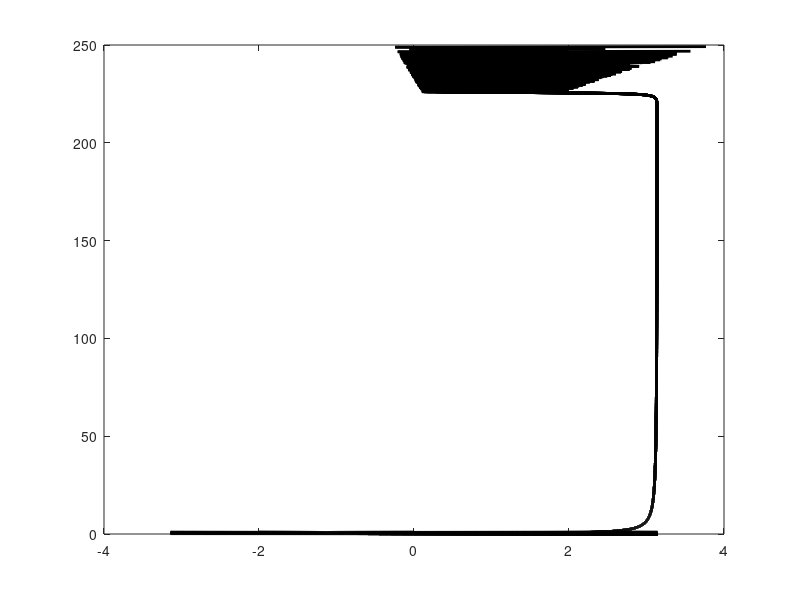

The MATLAB source for this figure: (Note: this script raises an error after producing the figure.)
% The trajectories plotted here, and the locations of the arrows, were 
% put in with a lot of trial and error to make the figure look nice.
% Don't try to detect a system, there was none. 


tau_m=1; I=0.3; tau_I=9;


subplot(111);

M=6;
for ijk=1:M, 
    k=1;
    clear theta;
    clear g_syn;
    theta(1)=-pi;
    g_syn(1)=ijk/M;
    dt=0.01;
    dt05=dt/2;

    while theta(k)>=-pi&theta(k)<=pi,
        theta_inc=-cos(theta(k))/tau_m+(2*I-g_syn(k))*(1+cos(theta(k))) ...
            -g_syn(k)*sin(theta(k));
        g_syn_inc=-g_syn(k)/tau_I;
        theta_tmp=theta(k)+dt05*theta_inc;
        g_syn_tmp=g_syn(k)+dt05*g_syn_inc;
        theta_inc=-cos(theta_tmp)/tau_m+(2*I-g_syn_tmp)*(1+cos(theta_tmp)) ...
            -g_syn_tmp*sin(theta_tmp);
        g_syn_inc=-g_syn_tmp/tau_I;
        theta(k+1)=theta(k)+dt*theta_inc;
        g_syn(k+1)=g_syn(k)+dt*g_syn_inc;
        k=k+1;
    end;

    N=k;

    plot(theta(1:N),g_syn(1:N),'-k','Linewidth',2);
    hold on;
end;

M=6;
for ijk=1:M,
    k=1;
    clear theta;
    clear g_syn;
    theta(1)=pi;
    g_syn(1)=ijk/M;
    dt=0.01;
    dt05=dt/2;

    while theta(k)>=-pi&theta(k)<=pi,
        theta_inc=-cos(theta(k))/tau_m+(2*I-g_syn(k))*(1+cos(theta(k))) ...
            -g_syn(k)*sin(theta(k));
        g_syn_inc=-g_syn(k)/tau_I;
        theta_tmp=theta(k)-dt05*theta_inc;  % Notice the minus time. We plot
                                            % trajectories going backwards
                                            % in time in this loop. 
        g_syn_tmp=g_syn(k)-dt05*g_syn_inc;
        theta_inc=-cos(theta_tmp)/tau_m+(2*I-g_syn_tmp)*(1+cos(theta_tmp)) ...
            -g_syn_tmp*sin(theta_tmp);
        g_syn_inc=-g_syn_tmp/tau_I;
        theta(k+1)=theta(k)-dt*theta_inc;
        g_syn(k+1)=g_syn(k)-dt*g_syn_inc;
        k=k+1;
    end;

    N=k;

    plot(theta(1:N),g_syn(1:N),'-k','Linewidth',2);

end;

M=6;
for ijk=1:M,
    k=1;
    clear theta;
    clear g_syn;
    theta(1)=0;
    g_syn(1)=ijk/(M+1);
    dt=0.01;
    dt05=dt/2;

    while theta(k)>=-pi&theta(k)<=pi,
        theta_inc=-cos(theta(k))/tau_m+(2*I-g_syn(k))*(1+cos(theta(k))) ...
            -g_syn(k)*sin(theta(k));
        g_syn_inc=-g_syn(k)/tau_I;
        theta_tmp=theta(k)+dt05*theta_inc;
        g_syn_tmp=g_syn(k)+dt05*g_syn_inc;
        theta_inc=-cos(theta_tmp)/tau_m+(2*I-g_syn_tmp)*(1+cos(theta_tmp)) ...
            -g_syn_tmp*sin(theta_tmp);
        g_syn_inc=-g_syn_tmp/tau_I;
        theta(k+1)=theta(k)+dt*theta_inc;
        g_syn(k+1)=g_syn(k)+dt*g_syn_inc;
        k=k+1;
    end;

    N=k;

    plot(theta(1:N),g_syn(1:N),'-k','Linewidth',2);
end;
for ijk=1:M,
    k=1;
    clear theta;
    clear g_syn;
    theta(1)=0;
    g_syn(1)=ijk/(M+1);
    dt=0.01;
    dt05=dt/2;

    while theta(k)>=-pi&theta(k)<=pi,
        theta_inc=-cos(theta(k))/tau_m+(2*I-g_syn(k))*(1+cos(theta(k))) ...
            -g_syn(k)*sin(theta(k));
        g_syn_inc=-g_syn(k)/tau_I;
        theta_tmp=theta(k)-dt05*theta_inc;  % About the minus sign, see above.
        g_syn_tmp=g_syn(k)-dt05*g_syn_inc;
        theta_inc=-cos(theta_tmp)/tau_m+(2*I-g_syn_tmp)*(1+cos(theta_tmp)) ...
            -g_syn_tmp*sin(theta_tmp);
        g_syn_inc=-g_syn_tmp/tau_I;
        theta(k+1)=theta(k)-dt*theta_inc;
        g_syn(k+1)=g_syn(k)-dt*g_syn_inc;
        k=k+1;
    end;

    N=k;

    plot(theta(1:N),g_syn(1:N),'-k','Linewidth',2);
end;


k=1;
clear theta;
clear g_syn;
theta(1)=-2;
g_syn(1)=1;
dt=0.01;
dt05=dt/2;

while theta(k)>=-pi&theta(k)<=pi,
    theta_inc=-cos(theta(k))/tau_m+(2*I-g_syn(k))*(1+cos(theta(k))) ...
        -g_syn(k)*sin(theta(k));
    g_syn_inc=-g_syn(k)/tau_I;
    theta_tmp=theta(k)+dt05*theta_inc;
    g_syn_tmp=g_syn(k)+dt05*g_syn_inc;
    theta_inc=-cos(theta_tmp)/tau_m+(2*I-g_syn_tmp)*(1+cos(theta_tmp)) ...
        -g_syn_tmp*sin(theta_tmp);
    g_syn_inc=-g_syn_tmp/tau_I;
    theta(k+1)=theta(k)+dt*theta_inc;
    g_syn(k+1)=g_syn(k)+dt*g_syn_inc;
    k=k+1;
end;
N=k;
plot(theta(1:N),g_syn(1:N),'-k','Linewidth',2);
hold on;



k=1;
clear theta;
clear g_syn;
theta(1)=0;
g_syn(1)=1;
dt=0.01;
dt05=dt/2;

while theta(k)>=-pi&theta(k)<=pi,
    theta_inc=-cos(theta(k))/tau_m+(2*I-g_syn(k))*(1+cos(theta(k))) ...
        -g_syn(k)*sin(theta(k));
    g_syn_inc=-g_syn(k)/tau_I;
    theta_tmp=theta(k)+dt05*theta_inc;
    g_syn_tmp=g_syn(k)+dt05*g_syn_inc;
    theta_inc=-cos(theta_tmp)/tau_m+(2*I-g_syn_tmp)*(1+cos(theta_tmp)) ...
        -g_syn_tmp*sin(theta_tmp);
    g_syn_inc=-g_syn_tmp/tau_I;
    theta(k+1)=theta(k)+dt*theta_inc;
    g_syn(k+1)=g_syn(k)+dt*g_syn_inc;
    k=k+1;
end;
N=k;
plot(theta(1:N),g_syn(1:N),'-k','Linewidth',2);
hold on;


k=1;
clear theta;
clear g_syn;
theta(1)=pi;
g_syn(1)=0.075;
dt=0.01;
dt05=dt/2;

while theta(k)>=-pi&theta(k)<=pi,
    theta_inc=-cos(theta(k))/tau_m+(2*I-g_syn(k))*(1+cos(theta(k))) ...
        -g_syn(k)*sin(theta(k));
    g_syn_inc=-g_syn(k)/tau_I;
    theta_tmp=theta(k)-dt05*theta_inc;  % About the minus sign, see above.
    g_syn_tmp=g_syn(k)-dt05*g_syn_inc;
    theta_inc=-cos(theta_tmp)/tau_m+(2*I-g_syn_tmp)*(1+cos(theta_tmp)) ...
        -g_syn_tmp*sin(theta_tmp);
    g_syn_inc=-g_syn_tmp/tau_I;
    theta(k+1)=theta(k)-dt*theta_inc;
    g_syn(k+1)=g_syn(k)-dt*g_syn_inc;
    k=k+1;
end;
N=k;
plot(theta(1:N),g_syn(1:N),'-k','Linewidth',2);
hold on;


theta=0;
g_syn=4/7;
theta_inc=-cos(theta)/tau_m+(2*I-g_syn)*(1+cos(theta)) ...
    -g_syn*sin(theta);
g_syn_inc=-g_syn/tau_I;
v=[theta_inc;g_syn_inc];
x=theta;
y=g_syn;
arrow(-pi,pi,0,1,x,y,v,0.05,2,'-k')


theta=-2;
g_syn=0.592;
theta_inc=-cos(theta)/tau_m+(2*I-g_syn)*(1+cos(theta)) ...
    -g_syn*sin(theta);
g_syn_inc=-g_syn/tau_I;
v=[theta_inc;g_syn_inc];
x=theta;
y=g_syn;
arrow(-pi,pi,0,1,x,y,v,0.05,2,'-k')

theta=-2;
g_syn=0.145;
theta_inc=-cos(theta)/tau_m+(2*I-g_syn)*(1+cos(theta)) ...
    -g_syn*sin(theta);
g_syn_inc=-g_syn/tau_I;
v=[theta_inc;g_syn_inc];
x=theta;
y=g_syn;
arrow(-pi,pi,0,1,x,y,v,0.05,2,'-k')

theta=0.5;
g_syn=0.203;
theta_inc=-cos(theta)/tau_m+(2*I-g_syn)*(1+cos(theta)) ...
    -g_syn*sin(theta);
g_syn_inc=-g_syn/tau_I;
v=[theta_inc;g_syn_inc];
x=theta;
y=g_syn;
arrow(-pi,pi,0,1,x,y,v,0.05,2,'-k')

theta=2.5;
g_syn=0.18;
theta_inc=-cos(theta)/tau_m+(2*I-g_syn)*(1+cos(theta)) ...
    -g_syn*sin(theta);
g_syn_inc=-g_syn/tau_I;
v=[theta_inc;g_syn_inc];
x=theta;
y=g_syn;
arrow(-pi,pi,0,1,x,y,v,0.05,2,'-k')

theta=2.85;
g_syn=0.52;
theta_inc=-cos(theta)/tau_m+(2*I-g_syn)*(1+cos(theta)) ...
    -g_syn*sin(theta);
g_syn_inc=-g_syn/tau_I;
v=[theta_inc;g_syn_inc];
x=theta;
y=g_syn;
arrow(-pi,pi,0,1,x,y,v,0.05,2,'-k')


k=1;
clear theta;
clear g_syn;
theta(1)=-1.23;
g_syn(1)=1;
dt=0.01;
dt05=dt/2;

while theta(k)>=-pi&theta(k)<=pi,
    theta_inc=-cos(theta(k))/tau_m+(2*I-g_syn(k))*(1+cos(theta(k))) ...
        -g_syn(k)*sin(theta(k));
    g_syn_inc=-g_syn(k)/tau_I;
    theta_tmp=theta(k)+dt05*theta_inc;
    g_syn_tmp=g_syn(k)+dt05*g_syn_inc;
    theta_inc=-cos(theta_tmp)/tau_m+(2*I-g_syn_tmp)*(1+cos(theta_tmp)) ...
        -g_syn_tmp*sin(theta_tmp);
    g_syn_inc=-g_syn_tmp/tau_I;
    theta(k+1)=theta(k)+dt*theta_inc;
    g_syn(k+1)=g_syn(k)+dt*g_syn_inc;
    k=k+1;
end;
N=k;
plot(theta(1:N),g_syn(1:N),'-b','Linewidth',4);
g_ast=g_syn(N);
hold on;

k=1;
clear theta;
clear g_syn;
theta=-0.75;
g_syn=0.25;
theta_inc=-cos(theta)/tau_m+(2*I-g_syn)*(1+cos(theta)) ...
    -g_syn*sin(theta);
g_syn_inc=-g_syn/tau_I;
v=[theta_inc;g_syn_inc];
x=theta;
y=g_syn;
arrow(-pi,pi,0,1,x,y,v,0.05,4,'-b')

k=1;
clear theta;
clear g_syn;
theta(1)=1.25;
g_syn(1)=0.25;
dt=0.01;
dt05=dt/2;

while theta(k)>=-pi&theta(k)<=pi,
    theta_inc=-cos(theta(k))/tau_m+(2*I-g_syn(k))*(1+cos(theta(k))) ...
        -g_syn(k)*sin(theta(k));
    g_syn_inc=-g_syn(k)/tau_I;
    theta_tmp=theta(k)-dt05*theta_inc;  % About the minus sign, see above.
    g_syn_tmp=g_syn(k)-dt05*g_syn_inc;
    theta_inc=-cos(theta_tmp)/tau_m+(2*I-g_syn_tmp)*(1+cos(theta_tmp)) ...
        -g_syn_tmp*sin(theta_tmp);
    g_syn_inc=-g_syn_tmp/tau_I;
    theta(k+1)=theta(k)-dt*theta_inc;
    g_syn(k+1)=g_syn(k)-dt*g_syn_inc;
    k=k+1;
end;
N=k;
plot(theta(1:N),g_syn(1:N),'-r','Linewidth',4);

plot(pi,g_ast,'.k','Markersize',30);
text(pi+0.1,g_ast,'$g_\ast$','Fontsize',32);
hold off;

set(gca,'Fontsize',24);
axis([-pi,pi,0,1]); 
xlabel('$\theta$','Fontsize',32);
ylabel('$g_{\rm syn}$','Fontsize',32);
axis('square');
shg;
    
